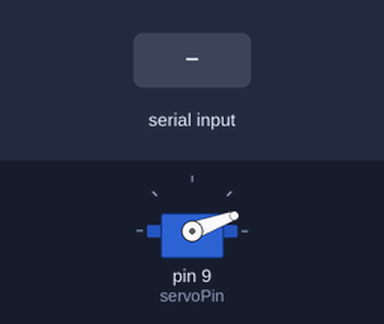
Simulated run of this sketch. Board: Arduino Uno, built with avr-gcc and run on an emulated ATmega328P. Parts: servo. The test bench sets the inputs (shaded band).

Above: at 1.2 s.
1.3 s: byte 90 received over Serial
At 2.3 s:
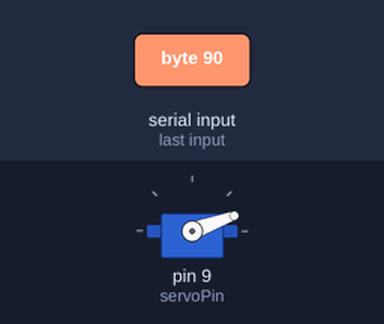
2.8 s: byte 120 received over Serial
At 3.4 s:
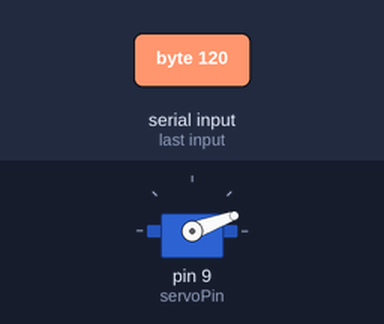
Timing chart, 0 to 5.8 s (numbered marks = the images above; inputs shaded):
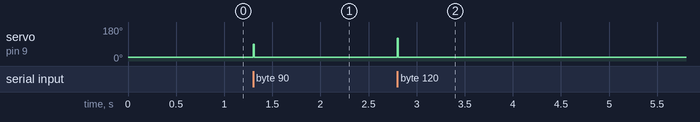

The sketch:

servo_motor_serial.ino
```cpp
#include <Servo.h>

int servoPin = 9;
int servoVal =0;
Servo Servo1;
//variable for reading from serial port
//used to receive data from p5.js
int incomingByte;

void setup() {
  // put your setup code here, to run once:
  Serial.begin(9600);
  Servo1.attach(servoPin);

}

void loop() {
  // put your main code here, to run repeatedly:
  /*Servo1.write(0);
  delay(1000);
  Servo1.write(90);
  delay(1000);
  Servo1.write(180);
  delay(1000);*/

  if(Serial.available() > 0){
    incomingByte = Serial.read();
    servoVal = map(incomingByte, 0, 180, 0,180);

    //Uncomment this line to send data from Arduino to the p5 sketch
    //Serial.println(servoVal);

    Servo1.write(servoVal);
    delay(10);
    }else{
      Servo1.write(20);
      }
}
```

Measured:
- after the input at 1.3 s, servo on pin 9 (servoPin): 20° → 90° at once, → 20° 0.01 s later
- after the input at 2.8 s, servo on pin 9 (servoPin): 20° → 120° at once, → 20° 0.01 s later
